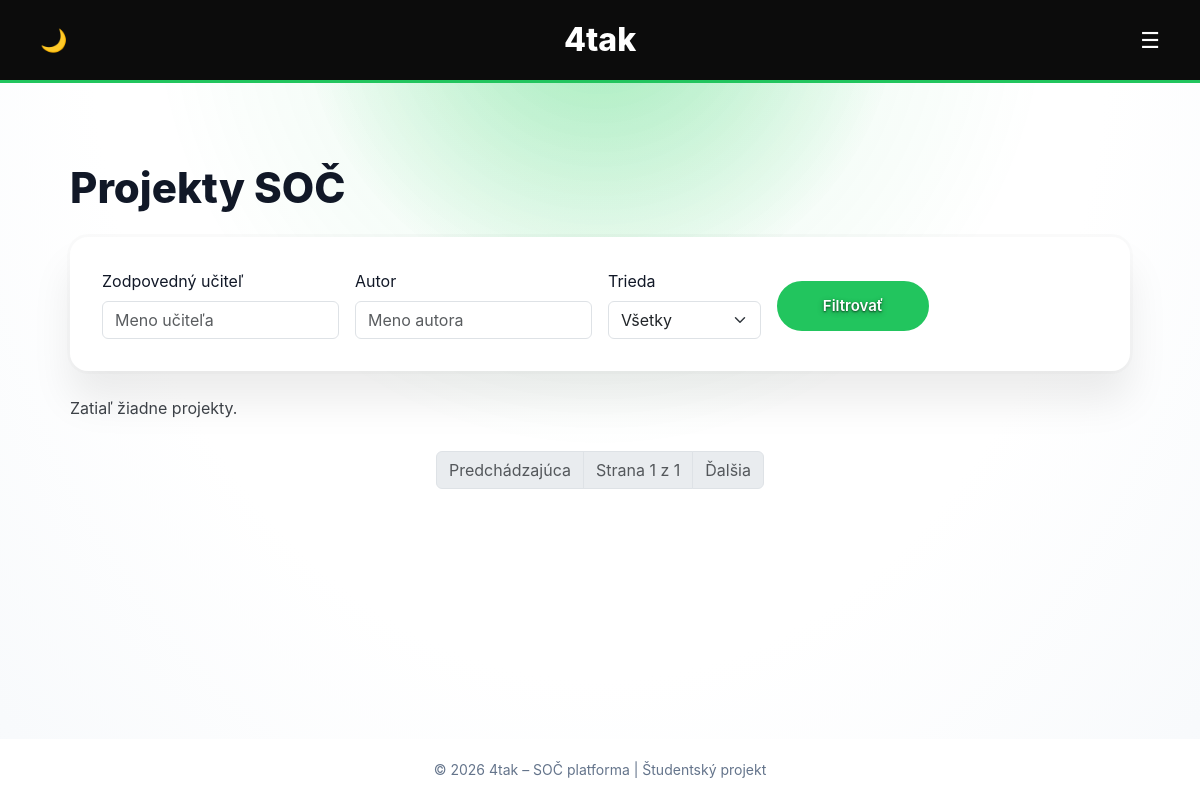
The page /projects/ on the database as committed earlier.
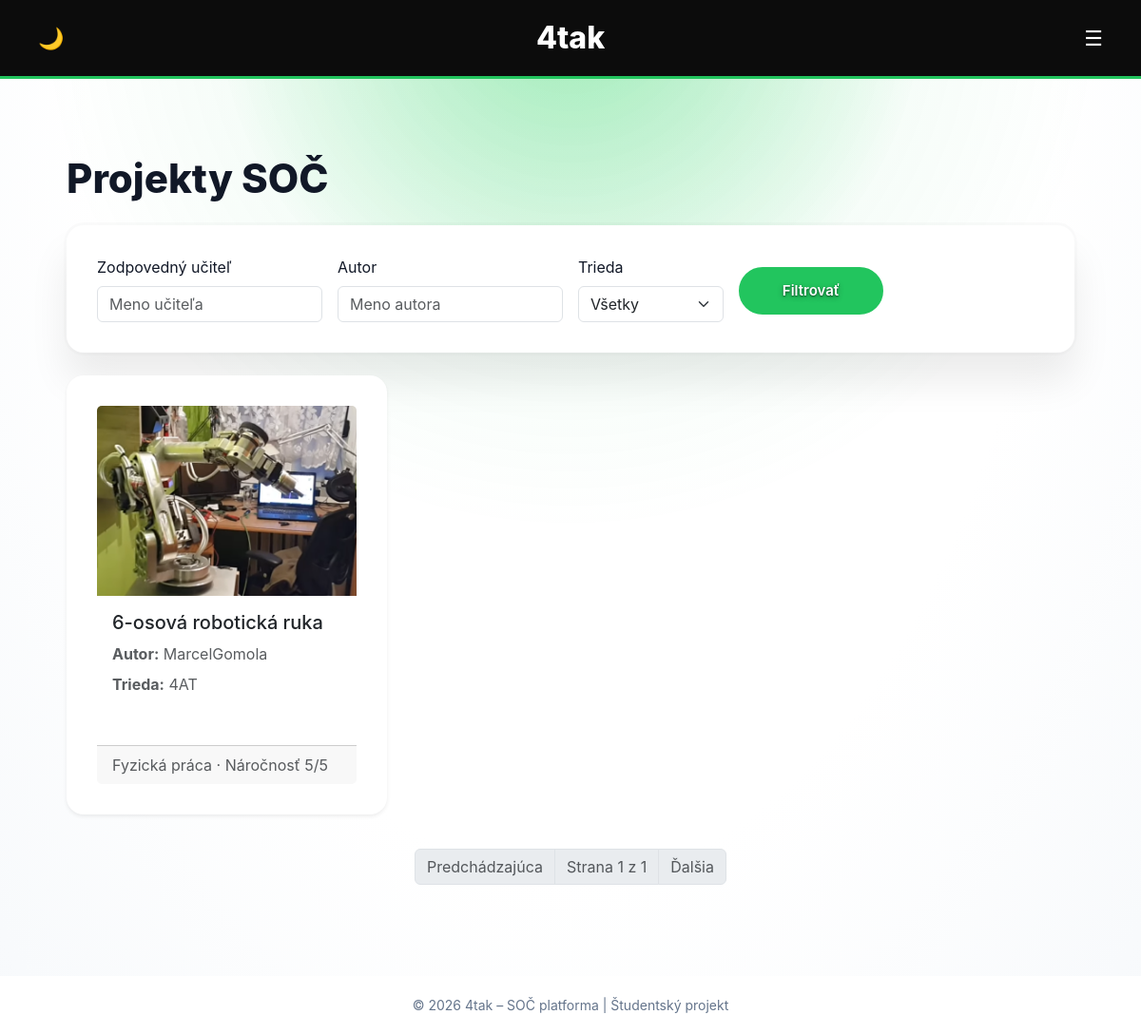
The same page on the database as committed later.
### projects/models.py (models this page shows, shortened)
class Project(models.Model):
    PROJECT_TYPE_CHOICES = [
        ('web', 'Webová aplikácia'),
        ('physical', 'Fyzická práca'),
    ]
    DIFFICULTY_CHOICES = [
        (1, 'Veľmi ľahká'),
        (2, 'Ľahká'),
        (3, 'Stredná'),
        (4, 'Ťažká'),
        (5, 'Veľmi ťažká'),
    ]
    CLASS_CHOICES = [
        ('4AT', '4AT'),
        ('4AS', '4AS'),
        ('4AM', '4AM'),
        ('4AI', '4AI'),
        ('4BI', '4BI'),
        ('4CI', '4CI'),
        ('4AE', '4AE'),
        ('3AT', '3AT'),
        ('3AS', '3AS'),
        ('3AM', '3AM'),
        ('3AI', '3AI'),
        ('3BI', '3BI'),
        ('3CI', '3CI'),
        ('3AE', '3AE'),
    ]
    mentor = models.ForeignKey(
        User,
        on_delete=models.SET_NULL,
        null=True,
        blank=True,
        related_name='mentored_projects'
    )
    title = models.CharField(max_length=200)
    functionality = models.TextField()
    project_type = models.CharField(
        max_length=10,
        choices=PROJECT_TYPE_CHOICES
    )
    difficulty = models.IntegerField(
    choices=DIFFICULTY_CHOICES
    )
    school_class = models.CharField(
        max_length=3,
        choices=CLASS_CHOICES,
        blank=True,
        null=True
    )
    image = models.ImageField(
        upload_to='projects/images/',
        blank=True,
        null=True
    )
    documentation_pdf = models.FileField(
        upload_to='projects/pdfs/',
        blank=True,
        null=True
    )
    video_url = models.URLField(blank=True, null=True)
    author = models.ForeignKey(User, on_delete=models.CASCADE)
    created_at = models.DateTimeField(auto_now_add=True)
    approved = models.BooleanField(default=False)

### projects/views.py (the view)
# urls.py: path('projects/', project_list, name='project_list'),
def project_list(request):
    projects = Project.objects.filter(approved=True)
    project_type = request.GET.get('type')
    difficulty = request.GET.get('difficulty')
    author = request.GET.get('author')
    school_class = request.GET.get('school_class')
    mentor = request.GET.get('mentor')   # ← PRIDAJ TOTO
    if project_type:
        projects = projects.filter(project_type=project_type)
    if difficulty:
        projects = projects.filter(difficulty=difficulty)
    if author:
        projects = projects.filter(author__username__icontains=author)
    if school_class:
        projects = projects.filter(school_class=school_class)
    if mentor:   # ← PRIDAJ TOTO
        projects = projects.filter(mentor__username__icontains=mentor)
    projects = projects.order_by('-created_at')
    paginator = Paginator(projects, 6)
    page_number = request.GET.get('page')
    page_obj = paginator.get_page(page_number)
    return render(request, 'projects/project_list.html', {
        'projects': page_obj,
        'page_obj': page_obj,
        'selected_type': project_type,
        'selected_difficulty': difficulty,
        'selected_author': author,
        'selected_class': school_class,
        'selected_mentor': mentor,   # ← PRIDAJ TOTO
        'class_choices': Project.CLASS_CHOICES,
        'teachers': User.objects.filter(profile__role='teacher'),  # ← A TOTO
    })

### projects/templates/projects/project_list.html (shortened to what this page needs)
{% extends "projects/base.html" %}
{% block content %}
<h1 class="mb-4">Projekty SOČ</h1>
<form method="get" class="card card-body mb-4">
    <div class="row g-3 align-items-end">
        <div class="col-md-3">
            <label class="form-label">Zodpovedný učiteľ</label>
            <input type="text"
                name="mentor"
                list="mentor-list"
                value="{{ selected_mentor|default:'' }}"
                class="form-control"
                placeholder="Meno učiteľa">
        </div>
        <div class="col-md-3">
            <label class="form-label">Autor</label>
            <input  type="text" name="author"
                    value="{{ request.GET.author|default_if_none:'' }}"
                    class="form-control"
                    placeholder="Meno autora">
        </div>
        <div class="col-md-2">
            <label class="form-label">Trieda</label>
            <select name="school_class" class="form-select">
                <option value="">Všetky</option>
            </select>
        </div>
        <div class="col-md-2">
            <button type="submit" class="btn btn-success w-100 mb-2">
                Filtrovať
        </div>
    </div>
</form>
<div class="row">
{% for project in projects %}
    <div class="col-md-6 col-lg-4 mb-4">
        <a href="{% url 'project_detail' project.pk %}"
           class="text-decoration-none text-dark">
            <div class="card h-100 shadow-sm">
                {% if project.image %}
                    <img src="{{ project.image.url }}"
                         class="card-img-top"
                         style="height:200px; object-fit:cover;">
                {% endif %}
                <div class="card-body">
                    <h5 class="card-title mb-2">
                        {{ project.title }}
                    </h5>
                    <p class="mb-1 text-muted">
                        <strong>Autor:</strong> {{ project.author.username }}
                    </p>
                    <p class="mb-1 text-muted">
                        <strong>Trieda:</strong> {{ project.school_class }}
                    </p>
                </div>
                <div class="card-footer text-muted">
                    {{ project.get_project_type_display }}
                    · Náročnosť {{ project.difficulty }}/5
                </div>
            </div>
        </a>
    </div>
{% empty %}
    <p>Zatiaľ žiadne projekty.</p>
{% endfor %}
</div>
<nav aria-label="Stránkovanie">
    <ul class="pagination justify-content-center">
        {% if page_obj.has_previous %}
            <li class="page-item">
                <a class="page-link"
                   href="?page={{ page_obj.previous_page_number }}
                   {% if selected_type %}&type={{ selected_type }}{% endif %}
                   {% if selected_difficulty %}&difficulty={{ selected_difficulty }}{% endif %}
                   {% if selected_author %}&author={{ selected_author }}{% endif %}
                   {% if selected_class %}&school_class={{ selected_class }}{% endif %}">
                    Predchádzajúca
                </a>
            </li>
        {% else %}
            <li class="page-item disabled">
                <span class="page-link">Predchádzajúca</span>
            </li>
        {% endif %}
        <li class="page-item disabled">
            <span class="page-link">
                Strana {{ page_obj.number }} z {{ page_obj.paginator.num_pages }}
            </span>
        </li>
        {% if page_obj.has_next %}
            <li class="page-item">
                <a class="page-link"
                   href="?page={{ page_obj.next_page_number }}
                   {% if selected_type %}&type={{ selected_type }}{% endif %}
                   {% if selected_difficulty %}&difficulty={{ selected_difficulty }}{% endif %}
                   {% if selected_author %}&author={{ selected_author }}{% endif %}
                   {% if selected_class %}&school_class={{ selected_class }}{% endif %}">
                    Ďalšia
                </a>
            </li>
        {% else %}
            <li class="page-item disabled">
                <span class="page-link">Ďalšia</span>
            </li>
        {% endif %}
    </ul>
</nav>
{% endblock %}

### projects/templates/projects/base.html (shortened to what this page needs)
<!DOCTYPE html>
<html lang="sk">
<head>
    <link href="https://cdn.jsdelivr.net/npm/bootstrap@5.3.2/dist/css/bootstrap.min.css" rel="stylesheet">
</head>
<body>
<header>
    <div class="header-inner">
        <div class="theme-toggle" onclick="toggleTheme()">🌙</div>
        <h2>
            <a href="{% url 'index' %}" class="logo-link">4tak</a>
        </h2>
        <div class="hamburger" onclick="toggleMenu()">☰</div>
    </div>
</header>
<div class="container">
    {% block content %}{% endblock %}
</div>
<footer>
    © 2026 4tak – SOČ platforma | Študentský projekt
</footer>
</body>
</html>

### projects/templates/projects/base.html (style rules this page uses)
:root { --bg-main: #f1f5f9; --bg-card: #ffffff; --bg-soft: #c4c5c9; --header-bg: #0c0c0c; --text-main: #111827; --text-muted: #3e4349; --green: #22c55e; --green-dark: #15803d; --glow-color: rgba(0, 209, 66, 0.317); --bg-grad-1: #ffffff; --bg-grad-2: #ffffff; }
body { height: 100%; margin: 0; font-family: "Inter", Arial, Helvetica, sans-serif; color: var(--text-main); z-index: 10; background: radial-gradient( circle at top, var(--glow-color), transparent 30% ), radial-gradient( ellipse at top, var(--bg-grad-1) 0%, var(--bg-grad-2) 60%, var(--bg-main) 130% ); background-attachment: fixed; transition: background 0.4s ease, color 0.3s ease; }
body { color: var(--text-main); }
body { min-height: 100vh; display: flex; flex-direction: column; min-height: 100vh; }
p, span, li { color: var(--text-muted); }
h1, h2, h3, h4, h5 { color: var(--text-main); }
body::before { content: ""; position: fixed; inset: 0; pointer-events: none; z-index: -1; background: radial-gradient( circle at top, rgba(34, 197, 94, 0.12), transparent 45% ); }
header { background-color: var(--header-bg); border-bottom: 3px solid var(--green); padding: 40px 0; position: sticky; top: 0; z-index: 1000; }
.header-inner h2 { position: absolute; margin: 0; color: white; font-weight: 800; left: 50%; top: 50%; transform: translate(-50%, -50%); margin: 0; color: white; font-weight: 800; }
.header-inner { display: flex; align-items: center; justify-content: space-between; padding: 0 40px; }
nav { margin-top: 12px; }
.hamburger { font-size: 26px; color: white; cursor: pointer; user-select: none; position: absolute; right: 40px; top: 50%; transform: translateY(-50%); font-size: 22px; cursor: pointer; }
* { transition: background-color 0.3s ease, color 0.2s ease, box-shadow 0.3s ease; }
.container { flex: 1; max-width: 1100px; margin: 80px auto; padding: 0 20px; z-index: 1; }
h1 { font-size: 42px; font-weight: 800; margin-bottom: 12px; line-height: 1.2; }
h2 { font-weight: 700; margin-top: 40px; }
p { line-height: 1.7; }
.card { background-color: var(--bg-card); border-radius: 18px; z-index: 10; padding: 32px; border: none; box-shadow: 0 10px 30px rgba(0,0,0,0.08); margin-bottom: 30px; transition: all 0.25s ease; }
.card p, .card span, .card small { color: var(--text-main); }
.btn, .btn-primary, .btn-outline-secondary, .btn-success, .btn-outline-success { display: inline-flex; align-items: center; justify-content: center; gap: 8px; padding: 12px 26px; border-radius: 999px; font-weight: 600; font-size: 15px; text-decoration: none; cursor: pointer; border: 2px solid transparent; transition: all 0.2s ease; }
.btn-green, .btn-primary, .btn-success { background-color: var(--green); color: white; border-color: var(--green); text-shadow: 0 1px 2px rgba(0,0,0,0.6), 0 2px 6px rgba(0,0,0,0.3); }
footer { background-color: var(--bg-card); color: #64748b; padding: 20px; text-align: center; font-size: 14px; }
body::before { content: ""; position: fixed; inset: 0; pointer-events: none; z-index: 0; background: radial-gradient( circle at top, rgba(34, 197, 94, 0.12), transparent 45% ); }
header, .container, footer { position: relative; z-index: 1; }
.card, .feature { box-shadow: 0 30px 40px rgba(0,0,0,0.08), 0 0 0 3px rgba(0,0,0,0.02); }
.theme-toggle { position: absolute; left: 40px; top: 50%; transform: translateY(-50%); font-size: 22px; cursor: pointer; }
.logo-link { text-decoration: none; color: inherit; font-weight: 1200; }

Rows that differ between the two databases and show on the page:
added Project: image (picture), title "6-osová robotická ruka", author.username "MarcelGomola", school_class "4AT", project_type "Fyzická práca", difficulty "5"
Other text that changed with them:
text no longer shown: "Zatiaľ žiadne projekty."
